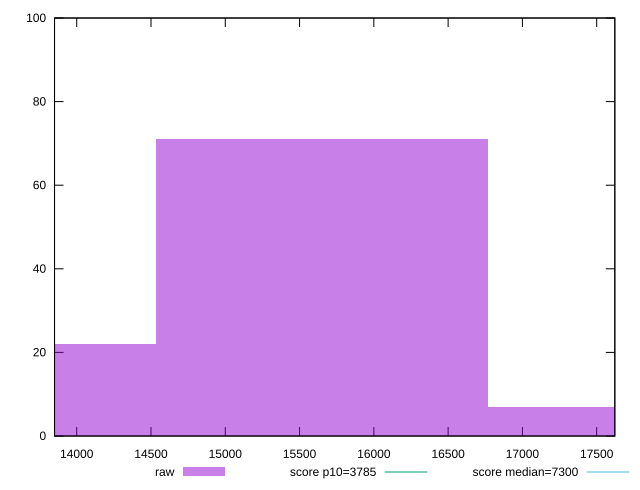

The gnuplot source for this figure:
reset

$raw <<EOF
15649.431813979856 71
13413.798697697019 22
17885.06493026269 7
EOF

set key outside below
set boxwidth 2235.6331162828365
set xrange [13850.655999999999:17622.075000000004]
set yrange [0:100]
set trange [0:100]
set style fill transparent solid 0.5 noborder

set parametric
set terminal svg size 640, 490 enhanced background rgb 'white'
set output "reprap/interactive/samples/pages+cached+noexternal/raw/histogram.svg"

plot $raw title "raw" with boxes, \
     3785,t title "score p10=3785", \
     7300,t title "score median=7300"

reset
